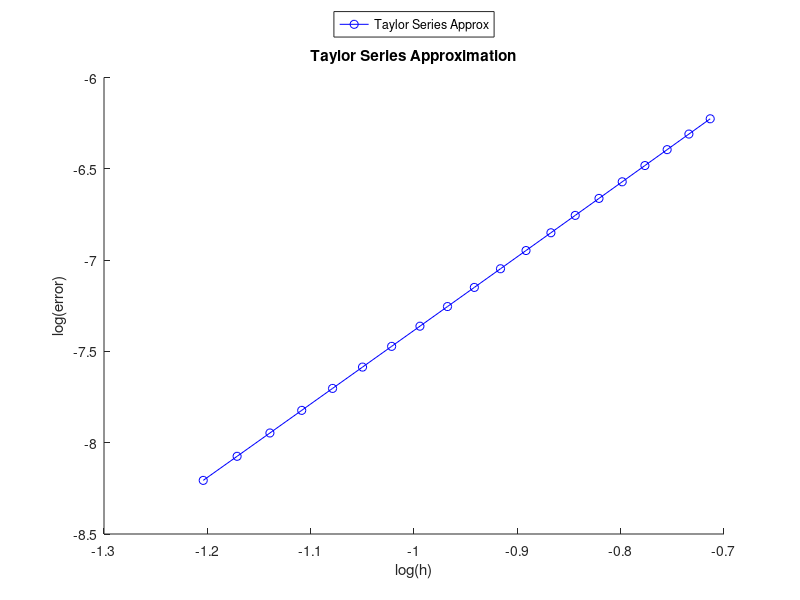

MATLAB code for this plot:
clear;
clc;
clf;

f = @(x) exp(x) - cos(x);
fp = @(x) exp(x) + sin(x);
n = 20; %number of points
a = 0; 
ex = fp(a); %exact

for i = 1:n
    h(i) = 0.5 - i*0.01;
    
    A = 1/(12*h(i));
    B = -2/(3*h(i));
    C = 0;
    D = 2/(3*h(i));
    E = -1/(12*h(i));
 
    ap = A*f(a-2*h(i))+B*f(a-h(i))+C*f(a)+D*f(a+h(i))+E*f(a+2*h(i));

    error(i) = abs(ex - ap);
end

hold on;
title('Taylor Series Approximation');
xlabel('log(h)');
ylabel('log(error)');
plot(log(h), log(error), 'b-o');
legend('Taylor Series Approx','Location','northoutside');
%https://www.mathworks.com/help/matlab/ref/matlab.graphics.illustration.legend-properties.html

slope = (log(error(n))-log(error(1)))/(log(h(n))-log(h(1)))




